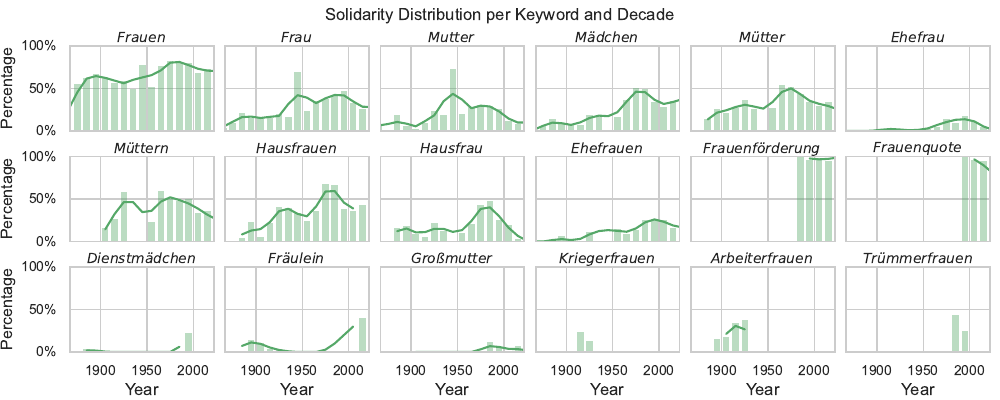

Source code (Python):
from matplotlib import pyplot as plt
from matplotlib import ticker as mtick
import seaborn as sns
import pandas as pd
from scipy.ndimage import gaussian_filter1d

sns.set_theme(style='whitegrid')

df = pd.read_json(r'../../Data/Model Predicted Data/Frau-Predictions.json')
df = df[['id', 'year', 'keyword', 'label']]

cp = sns.color_palette()

# distribution of solidarity per keyword and decade (Line Grid)
order = df.groupby('keyword').size().sort_values(ascending=False).index
dft = df.copy(deep=True)
dft['decade'] = dft['year']//10*10+5
dft = dft.groupby(['keyword', 'label', 'decade']).size().reset_index().pivot(columns=['keyword', 'label'], index='decade', values=0).fillna(0)
for keyword in order:
	if keyword not in dft: continue
	dft[keyword] = dft[keyword][dft[keyword].sum(axis=1)>=5]
	dft[keyword] = dft[keyword].div(dft[keyword].sum(axis=1), axis=0)
	for c in dft[keyword].columns: dft[(keyword, 'smooth-%d'%c)] = gaussian_filter1d(dft[keyword][c].interpolate(limit_area='inside'), sigma=1, truncate=1)

fig, axes = plt.subplots(figsize=(10.0, 4.0), ncols=6, nrows=3)
axes = [x for y in [*axes] for x in y]
for i, keyword in enumerate(order):
	ax, show_xlabel, show_ylabel = axes[i], i>=len(order)-6, i%6==0
	
	if keyword in dft and 0 in dft[keyword]:
		ax.bar(dft[keyword][0].index, dft[keyword][0].values, width=7, color=cp[2], alpha=0.4, linewidth=0)
		ax.plot(dft[keyword]['smooth-0'], color=cp[2])
	
	ax.set_xlim((1867, 2022))
	ax.set_ylim((0, 1.0))
	
	ax.tick_params(labelsize=10)
	ax.set_xticks([1900, 1950, 2000])
	ax.yaxis.set_major_formatter(mtick.PercentFormatter(xmax=1, decimals=0))
	
	ax.set_title('$%s$' % keyword, fontsize=10, pad=2)
	if show_xlabel: ax.set_xlabel('Year')
	else: ax.set_xlabel(None); ax.tick_params(labelbottom=False)
	if show_ylabel: ax.set_ylabel('Percentage', fontsize=11.5)
	else: ax.set_ylabel(None); ax.tick_params(labelleft=False)
for i in range(len(order), 18): fig.delaxes(axes[i])

plt.subplots_adjust(left=0.07, right=0.99, top=0.885, bottom=0.12, wspace=0.08, hspace=0.30)
plt.suptitle('Solidarity Distribution per Keyword and Decade', fontsize='medium')
plt.savefig('SolidarityDistributionPerFrauKeywordAndDecade.pdf')
plt.show()
